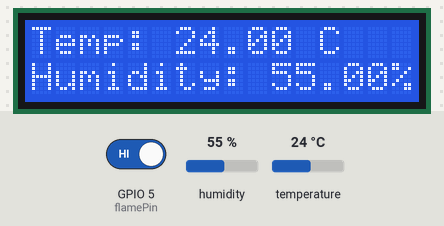
Simulated run of this sketch. Board: ESP8266 (NodeMCU). On the bench: 16×2 character LCD. Inputs (shaded band) come from the test bench; at power-on: humidity 55 %, temperature 24 °C, GPIO 5 (flamePin) HIGH. WiFi joins after 1.5 s; servers stay silent unless stated; storage starts empty; what the sketch prints to the serial monitor is not drawn.

Above: at 4.5 s.
4.6 s: humidity set to 22 %
At 6.8 s:
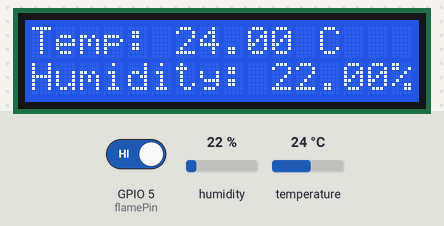
7.9 s: temperature set to 12 °C
At 10.2 s:
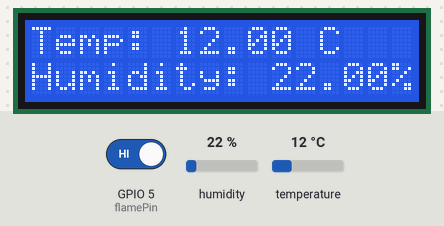
10.9 s: GPIO 5 (flamePin) driven LOW
16.0 s: humidity set to 40 %
At 17.7 s:
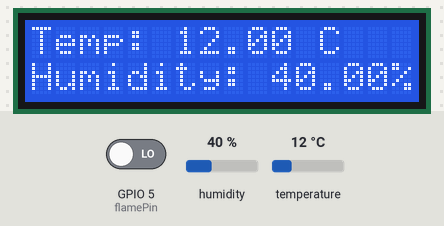
18.0 s: temperature set to 19 °C
At 19.3 s:
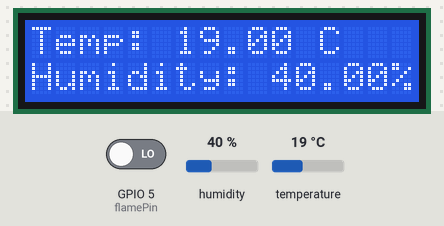
Timing chart, 0 to 21.0 s (numbered marks = the images above; inputs shaded):
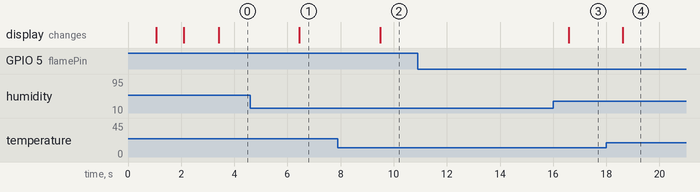

Measured:
- after the input at 4.6 s, the display: changes after 1.9 s (image 1)
- after the input at 7.9 s, the display: changes after 1.6 s (image 2)
- after the input at 10.9 s, every drawn part: stays the same
- after the input at 16.0 s, the display: changes after 0.58 s (image 3)
- after the input at 18.0 s, the display: changes after 0.61 s (image 4)

The sketch:

home_auto.ino
```cpp
//#include <Blynk.h>


// Include the libraries
#include <Arduino.h>
#include <ESP8266WiFi.h>
#include <Hash.h>
#include <ESPAsyncTCP.h>
#include <ESPAsyncWebServer.h>
#include <Adafruit_Sensor.h>
#include <DHT.h>
#include <FS.h>
#include <ArduinoJson.h>
#include <LiquidCrystal.h>
#include <ESP_Mail_Client.h>
#include <BlynkSimpleEsp8266.h>

const char* ssid = "Mahmoud iPhone";
const char* password = "neutrino";

#define BLYNK_TEMPLATE_ID           "TMPL4kjWpdUpU"
#define BLYNK_TEMPLATE_NAME         "Home Automation system"
#define BLYNK_AUTH_TOKEN            "v1a6B3ieiLKCfAKagPXGklW-8C5IjcTK"


#define SMTP_HOST "smtp.gmail.com"
#define SMTP_PORT 465

/* The sign-in credentials */
#define AUTHOR_EMAIL "home.notifications.alerts@gmail.com"
#define AUTHOR_PASSWORD "ijlhqbjzhxkaoflf"

/* Recipient's email */
#define RECIPIENT_EMAIL "mahmoud.althaqel@gmail.com"

/* The SMTP Session object used for Email sending */
SMTPSession smtp;

/* Callback function to get the Email sending status */
void smtpCallback(SMTP_Status status);

Session_Config session;
LiquidCrystal lcd(16, 4, 2, 0, 12, 13);

#define DHTPIN 14       // D5 - Digital pin connected to the DHT sensor
#define flamePin 5      // D1 - Digital pin connected to the flame sensor

#define DHTTYPE DHT11   // DHT 11

DHT dht(DHTPIN, DHTTYPE);

float temperature = 0.0;
float humidity = 0.0;
int flameStatus = 0;

AsyncWebServer server(80);

void handleRoot(AsyncWebServerRequest* request) {
  if (SPIFFS.exists("/index.html")) {
    File file = SPIFFS.open("/index.html", "r");
    size_t fileSize = file.size();
    std::unique_ptr<char[]> buf(new char[fileSize]);
    file.readBytes(buf.get(), fileSize);
    String html = String(buf.get());
    html.replace("%TEMPERATURE%", String(temperature));
    html.replace("%HUMIDITY%", String(humidity));
    html.replace("%FLAME%", (flameStatus == 0) ? "No Flame" : "Flame Detected");
    request->send(200, "text/html", html);
  } else {
    request->send(404, "text/plain", "File Not Found");
  }
}

void handleData(AsyncWebServerRequest* request) {
  StaticJsonDocument<200> jsonDoc;
  jsonDoc["temperature"] = temperature;
  jsonDoc["humidity"] = humidity;
  jsonDoc["flameStatus"] = flameStatus;

  String jsonString;
  serializeJson(jsonDoc, jsonString);
  request->send(200, "application/json", jsonString);
}

String processor(const String& var) {
  return String();
}

void setup() {
  lcd.begin(16, 2);
  pinMode(flamePin, INPUT);
  Serial.begin(115200);
  dht.begin();
  WiFi.begin(ssid, password);
  Serial.println("Connecting to WiFi");
  while (WiFi.status() != WL_CONNECTED) {
    delay(1000);
    Serial.println("Connecting...");
    lcd.setCursor(0, 0);
    lcd.print("Connecting!..");
  }
  Serial.println(WiFi.localIP());
  lcd.setCursor(0, 1);
  lcd.print(WiFi.localIP());

  if (!SPIFFS.begin()) {
    Serial.println("Failed to initialize SPIFFS");
    return;
  }

  server.on("/", HTTP_GET, handleRoot);
  server.on("/data", HTTP_GET, handleData);
  server.begin();

  /* Enable debug via Serial port */
  smtp.debug(1);

  /* Set the callback function to get the sending results */
  smtp.callback(smtpCallback);

  /* Set the session config */
  session.server.host_name = SMTP_HOST;
  session.server.port = SMTP_PORT;
  session.login.email = AUTHOR_EMAIL;
  session.login.password = AUTHOR_PASSWORD;
  session.login.user_domain = "";

  /* Declare the message class */
  SMTP_Message message;

  /* Set the message headers */
  message.sender.name = "Home Automation system";
  message.sender.email = AUTHOR_EMAIL;
  message.subject = "ESP Test Email";
  message.addRecipient("Mahmoud", RECIPIENT_EMAIL);

  /* Send HTML message */
  String htmlMsg = "<div style=\"color:#2f4468;\"><h1>The ESP board is connected!</h1><p>- Sent from ESP board</p></div>";
  message.html.content = htmlMsg.c_str();
  message.text.charSet = "us-ascii";
  message.html.transfer_encoding = Content_Transfer_Encoding::enc_7bit;

  /* Connect to the server with the session config */
  if (!smtp.connect(&session))
    return;

  /* Start sending Email and close the session */
  if (!MailClient.sendMail(&smtp, &message))
    Serial.println("Error sending Email: " + smtp.errorReason());


  Blynk.begin(BLYNK_AUTH_TOKEN, ssid, password);

}

void loop() {

  Blynk.run();
  float newTemperature = dht.readTemperature();
  float newHumidity = dht.readHumidity();
  int newFlameStatus = digitalRead(flamePin);

  if (!isnan(newTemperature)) {
    temperature = newTemperature;
    Serial.print("Temperature: ");
    Serial.println(temperature);
    lcd.clear();
    lcd.setCursor(0, 0);
    lcd.print("Temp: ");
    lcd.setCursor(6, 0);
    lcd.print(temperature);
    lcd.print(" C");
    Blynk.virtualWrite(V4, temperature);
  }

  if (!isnan(newHumidity)) {
    humidity = newHumidity;
    Serial.print("Humidity: ");
    Serial.println(humidity);
    lcd.setCursor(0, 1);
    lcd.print("Humidity: ");
    lcd.setCursor(10, 1);
    lcd.print(humidity);
    lcd.print("%");
    Blynk.virtualWrite(V2, humidity);
  }

  if (newFlameStatus == LOW || newFlameStatus == HIGH) {
    flameStatus = (newFlameStatus == LOW) ? 0 : 1;
    if (flameStatus == HIGH) {
      Serial.print("Flame status: ");
      Serial.println("Flame detected");
      sendAlertEmail();
      Blynk.virtualWrite(V3,"Flame detected!");
      Blynk.virtualWrite(V1, flameStatus);
      Blynk.logEvent("flame_alert", "Flame is detected at your home!");
    } else {
      Serial.print("Flame status: ");
      Serial.println("No Flame");
      Blynk.virtualWrite(V3,"No Flame");
      Blynk.virtualWrite(V1,flameStatus);
    }
  }


  delay(2000);
}

void sendAlertEmail() {
  /* Declare the message class */
  SMTP_Message alertMessage;

  /* Set the message headers */
  alertMessage.sender.name = "Home Auto System";
  alertMessage.sender.email = AUTHOR_EMAIL;
  alertMessage.subject = "Fire Alert!";
  alertMessage.addRecipient("Mahmoud", RECIPIENT_EMAIL);

  /* Send HTML message */
  String htmlMsg = "<div style=\"color:#2f4468;\"><h1>Fire Alert!</h1><p>A fire has been detected in your home.</p></div>";
  alertMessage.html.content = htmlMsg.c_str();
  alertMessage.html.charSet = "us-ascii";
  alertMessage.html.transfer_encoding = Content_Transfer_Encoding::enc_7bit;

  /* Close the current session */
  smtp.closeSession();

  /* Create a new SMTP session */
  if (!smtp.connect(&session))
    return;

  /* Start sending Email and close the session */
  if (!MailClient.sendMail(&smtp, &alertMessage))
    Serial.println("Error sending Email: " + smtp.errorReason());
}

/* Callback function to get the Email sending status */
void smtpCallback(SMTP_Status status) {
  if (status.success()) {
    Serial.println("Message sent successfully.");
  } else {
    Serial.println("Error sending message: " + String(status.info()));
  }
}
```
